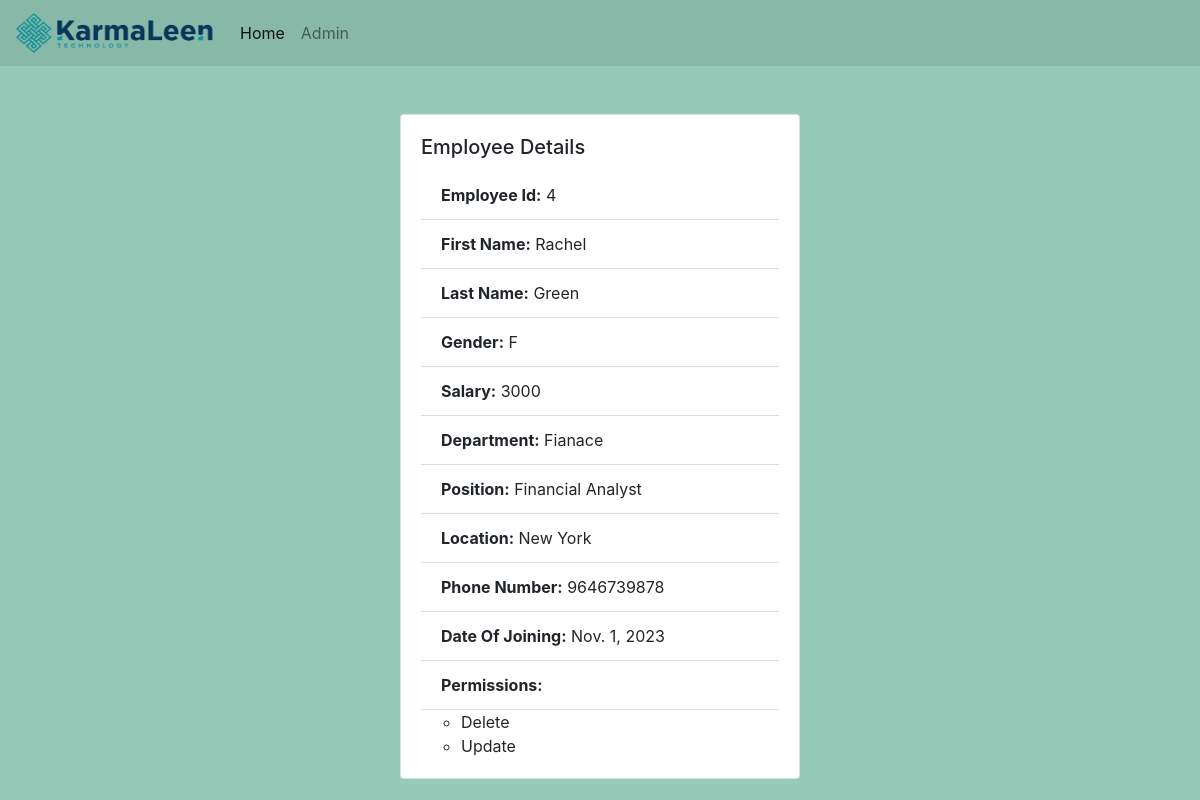
The app's page /detail4/ with its own data.
### employee_management/models.py (models this page shows, shortened)
class Employee(models.Model):
    gender_choices=[("F","Female"),("M","Male"),("O","Others")]
    Employee_Id=models.IntegerField(primary_key=True)
    First_Name=models.CharField(max_length=256)
    Last_Name=models.CharField(max_length=256)
    Gender=models.CharField(max_length=1,choices=gender_choices)
    Salary=models.PositiveIntegerField()
    Department=models.ForeignKey(Department,on_delete=models.CASCADE)
    Position=models.ForeignKey(Position,on_delete=models.CASCADE)
    Location=models.CharField(max_length=256)
    Phone_No=models.BigIntegerField()
    Date_Of_Joining=models.DateField()
    permission=models.ManyToManyField(Permission)

class Department(models.Model):
    Department_Id=models.IntegerField(primary_key=True)
    Department_Name=models.CharField(max_length=256)
    Description=models.TextField()
    def __str__(self):
        return self.Department_Name

class Position(models.Model):
    Position_Id=models.IntegerField(primary_key=True)
    Position_Name=models.CharField(max_length=256)
    Description=models.TextField()
    def __str__(self):
        return self.Position_Name

class Permission(models.Model):
    permission_name=models.CharField(max_length=203)
    def __str__(self):
        return self.permission_name

### employee_management/views.py (the view)
# urls.py: path("detail<int:pk>/",views.EmployeeDetailView.as_view(),name="detail"),
class EmployeeDetailView(DetailView):
    context_object_name='emp_detail'
    model=Employee

### templates/employee_management/employee_detail.html (shortened to what this page needs)
{% extends "employee_management/base.html" %}
{% block 'body_block' %}
<div class="container mt-5">
    <div class="card mx-auto" style="width:25rem;">
        <div class="card-body">
            <h5 class="card-title">Employee Details</h5>
            <ul class="list-group list-group-flush">
                <li class="list-group-item"><strong>Employee Id:</strong> {{ emp_detail.Employee_Id }}</li>
                <li class="list-group-item"><strong>First Name:</strong> {{ emp_detail.First_Name }}</li>
                <li class="list-group-item"><strong>Last Name:</strong> {{ emp_detail.Last_Name }}</li>
                <li class="list-group-item"><strong>Gender:</strong> {{ emp_detail.Gender }}</li>
                <li class="list-group-item"><strong>Salary:</strong> {{ emp_detail.Salary }}</li>
                <li class="list-group-item"><strong>Department:</strong> {{ emp_detail.Department }}</li>
                <li class="list-group-item"><strong>Position:</strong> {{ emp_detail.Position }}</li>
                <li class="list-group-item"><strong>Location:</strong> {{ emp_detail.Location }}</li>
                <li class="list-group-item"><strong>Phone Number:</strong> {{ emp_detail.Phone_No }}</li>
                <li class="list-group-item"><strong>Date Of Joining:</strong> {{ emp_detail.Date_Of_Joining }}</li>
                <li class="list-group-item"><strong>Permissions:</strong> {{i}}</li>
                {% for i in emp_detail.permission.all %}
                <ul>
                    <li>{{i}}</li>
                </ul>
                {% endfor %}
            </ul>
        </div>
    </div>
</div>
{% endblock 'body_block' %}

### records on screen
Employee: Employee_Id "4", First_Name "Rachel", Last_Name "Green", Gender "F", Salary "3000", Department "Fianace", Position "Financial Analyst", Location "New York", Phone_No "9646739878", Date_Of_Joining "Nov. 1, 2023"
Permission: permission_name "Delete"
Permission: permission_name "Update"
